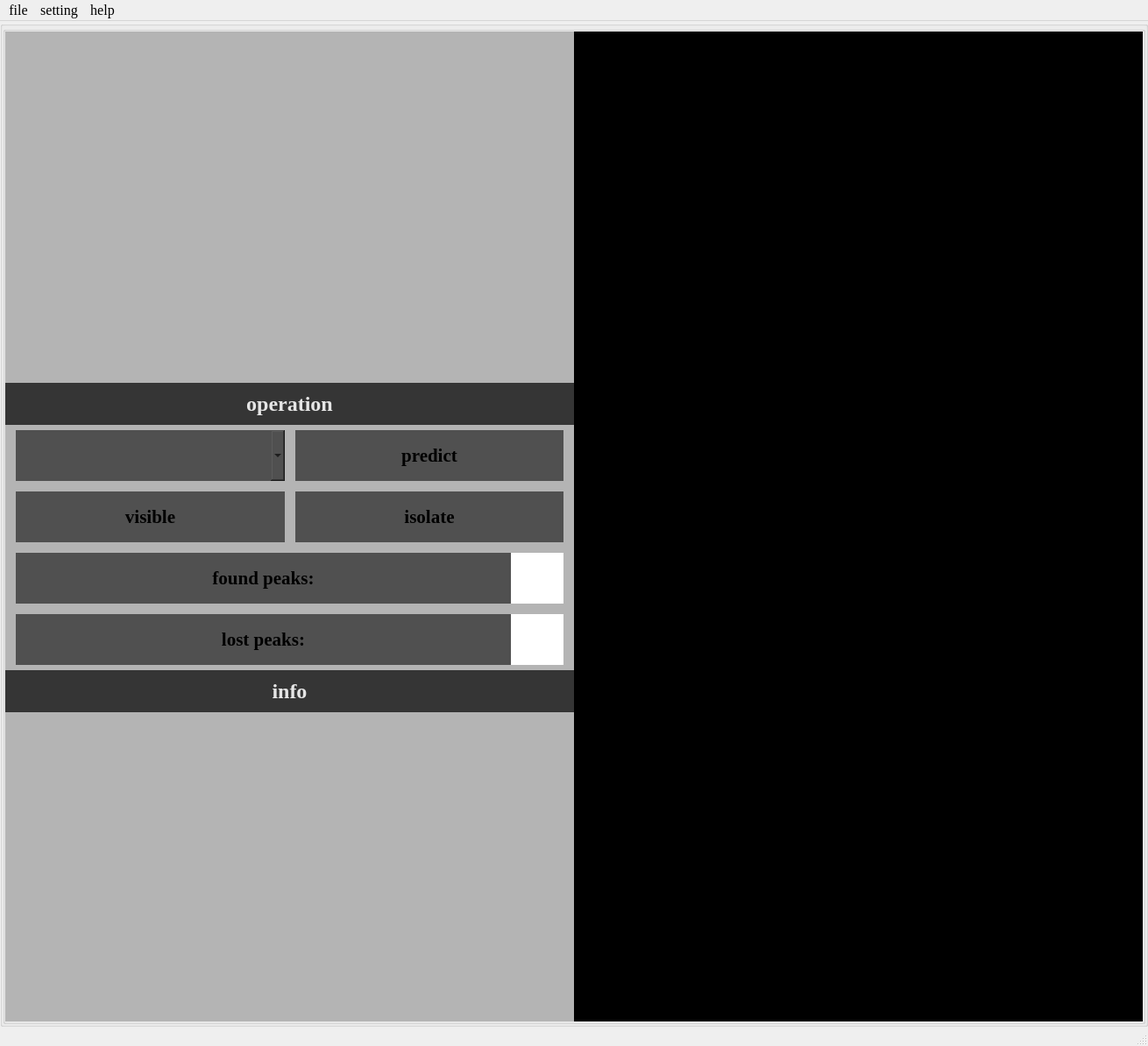
<?xml version="1.0" encoding="UTF-8"?>
<ui version="4.0">
 <class>MainWindow</class>
 <widget class="QMainWindow" name="MainWindow">
  <property name="geometry">
   <rect>
    <x>0</x>
    <y>0</y>
    <width>1310</width>
    <height>1194</height>
   </rect>
  </property>
  <property name="sizePolicy">
   <sizepolicy hsizetype="Expanding" vsizetype="Expanding">
    <horstretch>0</horstretch>
    <verstretch>0</verstretch>
   </sizepolicy>
  </property>
  <property name="windowTitle">
   <string>MainWindow</string>
  </property>
  <widget class="QWidget" name="centralwidget">
   <property name="sizePolicy">
    <sizepolicy hsizetype="Expanding" vsizetype="Expanding">
     <horstretch>0</horstretch>
     <verstretch>0</verstretch>
    </sizepolicy>
   </property>
   <layout class="QHBoxLayout" name="horizontalLayout_4">
    <property name="spacing">
     <number>0</number>
    </property>
    <property name="leftMargin">
     <number>0</number>
    </property>
    <property name="topMargin">
     <number>0</number>
    </property>
    <property name="rightMargin">
     <number>0</number>
    </property>
    <property name="bottomMargin">
     <number>0</number>
    </property>
    <item>
     <widget class="QGroupBox" name="widget">
      <property name="sizePolicy">
       <sizepolicy hsizetype="Expanding" vsizetype="Expanding">
        <horstretch>1</horstretch>
        <verstretch>0</verstretch>
       </sizepolicy>
      </property>
      <property name="title">
       <string/>
      </property>
      <layout class="QHBoxLayout" name="horizontalLayout_3">
       <property name="spacing">
        <number>0</number>
       </property>
       <property name="leftMargin">
        <number>0</number>
       </property>
       <property name="topMargin">
        <number>0</number>
       </property>
       <property name="rightMargin">
        <number>0</number>
       </property>
       <property name="bottomMargin">
        <number>0</number>
       </property>
       <item>
        <widget class="QGroupBox" name="groupBox_5">
         <property name="title">
          <string/>
         </property>
         <layout class="QHBoxLayout" name="horizontalLayout_7">
          <property name="spacing">
           <number>0</number>
          </property>
          <property name="leftMargin">
           <number>0</number>
          </property>
          <property name="topMargin">
           <number>0</number>
          </property>
          <property name="rightMargin">
           <number>0</number>
          </property>
          <property name="bottomMargin">
           <number>0</number>
          </property>
          <item>
           <widget class="QGroupBox" name="groupBox_2">
            <property name="sizePolicy">
             <sizepolicy hsizetype="Expanding" vsizetype="Expanding">
              <horstretch>0</horstretch>
              <verstretch>0</verstretch>
             </sizepolicy>
            </property>
            <property name="maximumSize">
             <size>
              <width>160000</width>
              <height>16777215</height>
             </size>
            </property>
            <property name="mouseTracking">
             <bool>true</bool>
            </property>
            <property name="styleSheet">
             <string notr="true">background-color: rgb(180, 180, 180);
border-color: rgb(141, 141, 141);
border:none;</string>
            </property>
            <property name="title">
             <string/>
            </property>
            <property name="flat">
             <bool>true</bool>
            </property>
            <property name="checkable">
             <bool>false</bool>
            </property>
            <layout class="QVBoxLayout" name="verticalLayout_3">
             <property name="spacing">
              <number>0</number>
             </property>
             <property name="sizeConstraint">
              <enum>QLayout::SetDefaultConstraint</enum>
             </property>
             <property name="leftMargin">
              <number>0</number>
             </property>
             <property name="topMargin">
              <number>0</number>
             </property>
             <property name="rightMargin">
              <number>0</number>
             </property>
             <property name="bottomMargin">
              <number>0</number>
             </property>
             <item>
              <widget class="QTreeView" name="working_tree">
               <property name="font">
                <font>
                 <family>Times New Roman</family>
                 <pointsize>9</pointsize>
                 <bold>true</bold>
                </font>
               </property>
               <property name="styleSheet">
                <string notr="true">QHeaderView::section { 
	background:rgb(180,180,180);
}

QTreeView {
	background:rgb(180,180,180);
	show-decoration-selected: 1;
}
QTreeView::item {
	background: transparent;
}
QTreeView::item:hover {
	background: transparent;
}
QTreeView::item:selected{
	background: #1E90FF;
}
QTreeView::branch {
	background: transparent;
}
QTreeView::branch:hover {
	background: transparent;
}
QTreeView::branch:selected {
	background: #1E90FF;
}
</string>
               </property>
               <property name="frameShape">
                <enum>QFrame::StyledPanel</enum>
               </property>
               <property name="frameShadow">
                <enum>QFrame::Raised</enum>
               </property>
               <property name="lineWidth">
                <number>2</number>
               </property>
               <property name="midLineWidth">
                <number>1</number>
               </property>
               <property name="headerHidden">
                <bool>false</bool>
               </property>
               <attribute name="headerVisible">
                <bool>true</bool>
               </attribute>
              </widget>
             </item>
             <item>
              <widget class="QLabel" name="label_4">
               <property name="sizePolicy">
                <sizepolicy hsizetype="Expanding" vsizetype="Expanding">
                 <horstretch>0</horstretch>
                 <verstretch>0</verstretch>
                </sizepolicy>
               </property>
               <property name="minimumSize">
                <size>
                 <width>0</width>
                 <height>48</height>
                </size>
               </property>
               <property name="maximumSize">
                <size>
                 <width>16777215</width>
                 <height>48</height>
                </size>
               </property>
               <property name="font">
                <font>
                 <family>Times New Roman</family>
                 <pointsize>18</pointsize>
                 <bold>true</bold>
                </font>
               </property>
               <property name="styleSheet">
                <string notr="true">background-color: rgb(53, 53, 53);
color: rgb(229, 229, 229);</string>
               </property>
               <property name="frameShape">
                <enum>QFrame::WinPanel</enum>
               </property>
               <property name="frameShadow">
                <enum>QFrame::Sunken</enum>
               </property>
               <property name="lineWidth">
                <number>0</number>
               </property>
               <property name="midLineWidth">
                <number>0</number>
               </property>
               <property name="text">
                <string>operation</string>
               </property>
               <property name="alignment">
                <set>Qt::AlignCenter</set>
               </property>
              </widget>
             </item>
             <item>
              <widget class="QGroupBox" name="groupBox_4">
               <property name="sizePolicy">
                <sizepolicy hsizetype="Expanding" vsizetype="Expanding">
                 <horstretch>0</horstretch>
                 <verstretch>0</verstretch>
                </sizepolicy>
               </property>
               <property name="minimumSize">
                <size>
                 <width>0</width>
                 <height>140</height>
                </size>
               </property>
               <property name="maximumSize">
                <size>
                 <width>160000</width>
                 <height>140</height>
                </size>
               </property>
               <property name="styleSheet">
                <string notr="true">borderbackground-color: rgb(180, 180, 180);

</string>
               </property>
               <property name="title">
                <string/>
               </property>
               <property name="flat">
                <bool>true</bool>
               </property>
               <layout class="QGridLayout" name="gridLayout">
                <property name="leftMargin">
                 <number>12</number>
                </property>
                <property name="topMargin">
                 <number>6</number>
                </property>
                <property name="rightMargin">
                 <number>12</number>
                </property>
                <property name="bottomMargin">
                 <number>6</number>
                </property>
                <property name="spacing">
                 <number>12</number>
                </property>
                <item row="2" column="1">
                 <widget class="QPushButton" name="isolate">
                  <property name="sizePolicy">
                   <sizepolicy hsizetype="Expanding" vsizetype="Expanding">
                    <horstretch>0</horstretch>
                    <verstretch>0</verstretch>
                   </sizepolicy>
                  </property>
                  <property name="maximumSize">
                   <size>
                    <width>16777215</width>
                    <height>120</height>
                   </size>
                  </property>
                  <property name="font">
                   <font>
                    <family>Times New Roman</family>
                    <pointsize>16</pointsize>
                    <bold>true</bold>
                   </font>
                  </property>
                  <property name="styleSheet">
                   <string notr="true">background-color: rgb(80, 80, 80);</string>
                  </property>
                  <property name="text">
                   <string>isolate</string>
                  </property>
                  <property name="flat">
                   <bool>false</bool>
                  </property>
                 </widget>
                </item>
                <item row="2" column="0">
                 <widget class="QPushButton" name="visual">
                  <property name="sizePolicy">
                   <sizepolicy hsizetype="Expanding" vsizetype="Expanding">
                    <horstretch>0</horstretch>
                    <verstretch>0</verstretch>
                   </sizepolicy>
                  </property>
                  <property name="maximumSize">
                   <size>
                    <width>16777215</width>
                    <height>120</height>
                   </size>
                  </property>
                  <property name="font">
                   <font>
                    <family>Times New Roman</family>
                    <pointsize>16</pointsize>
                    <bold>true</bold>
                   </font>
                  </property>
                  <property name="styleSheet">
                   <string notr="true">background-color: rgb(80, 80, 80);</string>
                  </property>
                  <property name="text">
                   <string>visible</string>
                  </property>
                  <property name="flat">
                   <bool>false</bool>
                  </property>
                 </widget>
                </item>
                <item row="0" column="1">
                 <widget class="QPushButton" name="predict">
                  <property name="sizePolicy">
                   <sizepolicy hsizetype="Expanding" vsizetype="Expanding">
                    <horstretch>0</horstretch>
                    <verstretch>0</verstretch>
                   </sizepolicy>
                  </property>
                  <property name="maximumSize">
                   <size>
                    <width>16777215</width>
                    <height>120</height>
                   </size>
                  </property>
                  <property name="font">
                   <font>
                    <family>Times New Roman</family>
                    <pointsize>16</pointsize>
                    <bold>true</bold>
                   </font>
                  </property>
                  <property name="styleSheet">
                   <string notr="true">background-color: rgb(80, 80, 80);</string>
                  </property>
                  <property name="text">
                   <string>predict</string>
                  </property>
                  <property name="flat">
                   <bool>false</bool>
                  </property>
                 </widget>
                </item>
                <item row="0" column="0">
                 <widget class="QComboBox" name="model_select">
                  <property name="sizePolicy">
                   <sizepolicy hsizetype="Expanding" vsizetype="Expanding">
                    <horstretch>0</horstretch>
                    <verstretch>0</verstretch>
                   </sizepolicy>
                  </property>
                  <property name="styleSheet">
                   <string notr="true">background-color: rgb(80, 80, 80);
font: 75 italic 16pt &quot;Times New Roman&quot;;
font: 75 16pt &quot;Times New Roman&quot;;</string>
                  </property>
                  <property name="currentIndex">
                   <number>-1</number>
                  </property>
                  <property name="sizeAdjustPolicy">
                   <enum>QComboBox::AdjustToContents</enum>
                  </property>
                 </widget>
                </item>
               </layout>
              </widget>
             </item>
             <item>
              <widget class="QGroupBox" name="groupBox">
               <property name="sizePolicy">
                <sizepolicy hsizetype="Expanding" vsizetype="Expanding">
                 <horstretch>0</horstretch>
                 <verstretch>0</verstretch>
                </sizepolicy>
               </property>
               <property name="minimumSize">
                <size>
                 <width>0</width>
                 <height>140</height>
                </size>
               </property>
               <property name="maximumSize">
                <size>
                 <width>16777215</width>
                 <height>140</height>
                </size>
               </property>
               <property name="styleSheet">
                <string notr="true">background-color: rgb(180, 180, 180);
border-color: rgb(180, 180, 180);</string>
               </property>
               <property name="title">
                <string/>
               </property>
               <property name="flat">
                <bool>true</bool>
               </property>
               <layout class="QVBoxLayout" name="verticalLayout_2">
                <property name="spacing">
                 <number>12</number>
                </property>
                <property name="leftMargin">
                 <number>12</number>
                </property>
                <property name="topMargin">
                 <number>6</number>
                </property>
                <property name="rightMargin">
                 <number>12</number>
                </property>
                <property name="bottomMargin">
                 <number>6</number>
                </property>
                <item>
                 <widget class="QGroupBox" name="find_box">
                  <property name="styleSheet">
                   <string notr="true">background-color: rgb(141, 141, 141);
border-color: rgb(141, 141, 141);</string>
                  </property>
                  <property name="title">
                   <string/>
                  </property>
                  <property name="flat">
                   <bool>true</bool>
                  </property>
                  <layout class="QHBoxLayout" name="horizontalLayout">
                   <property name="spacing">
                    <number>0</number>
                   </property>
                   <property name="leftMargin">
                    <number>0</number>
                   </property>
                   <property name="topMargin">
                    <number>0</number>
                   </property>
                   <property name="rightMargin">
                    <number>0</number>
                   </property>
                   <property name="bottomMargin">
                    <number>0</number>
                   </property>
                   <item>
                    <widget class="QLabel" name="label">
                     <property name="sizePolicy">
                      <sizepolicy hsizetype="Expanding" vsizetype="Expanding">
                       <horstretch>0</horstretch>
                       <verstretch>0</verstretch>
                      </sizepolicy>
                     </property>
                     <property name="font">
                      <font>
                       <family>Times New Roman</family>
                       <pointsize>16</pointsize>
                       <bold>true</bold>
                      </font>
                     </property>
                     <property name="styleSheet">
                      <string notr="true">background-color: rgb(80, 80, 80);</string>
                     </property>
                     <property name="frameShadow">
                      <enum>QFrame::Sunken</enum>
                     </property>
                     <property name="text">
                      <string>found peaks:</string>
                     </property>
                     <property name="alignment">
                      <set>Qt::AlignCenter</set>
                     </property>
                    </widget>
                   </item>
                   <item>
                    <widget class="QTextEdit" name="find_edit">
                     <property name="maximumSize">
                      <size>
                       <width>60</width>
                       <height>160000</height>
                      </size>
                     </property>
                     <property name="styleSheet">
                      <string notr="true">background-color: rgb(255, 255, 255);</string>
                     </property>
                    </widget>
                   </item>
                  </layout>
                 </widget>
                </item>
                <item>
                 <widget class="QGroupBox" name="loss_box">
                  <property name="styleSheet">
                   <string notr="true">background-color: rgb(141, 141, 141);
border-color: rgb(141, 141, 141);</string>
                  </property>
                  <property name="title">
                   <string/>
                  </property>
                  <property name="flat">
                   <bool>true</bool>
                  </property>
                  <layout class="QHBoxLayout" name="horizontalLayout_2">
                   <property name="spacing">
                    <number>0</number>
                   </property>
                   <property name="leftMargin">
                    <number>0</number>
                   </property>
                   <property name="topMargin">
                    <number>0</number>
                   </property>
                   <property name="rightMargin">
                    <number>0</number>
                   </property>
                   <property name="bottomMargin">
                    <number>0</number>
                   </property>
                   <item>
                    <widget class="QLabel" name="label_2">
                     <property name="sizePolicy">
                      <sizepolicy hsizetype="Expanding" vsizetype="Expanding">
                       <horstretch>0</horstretch>
                       <verstretch>0</verstretch>
                      </sizepolicy>
                     </property>
                     <property name="font">
                      <font>
                       <family>Times New Roman</family>
                       <pointsize>16</pointsize>
                       <bold>true</bold>
                      </font>
                     </property>
                     <property name="styleSheet">
                      <string notr="true">background-color: rgb(80, 80, 80);</string>
                     </property>
                     <property name="frameShadow">
                      <enum>QFrame::Sunken</enum>
                     </property>
                     <property name="text">
                      <string>lost peaks:</string>
                     </property>
                     <property name="alignment">
                      <set>Qt::AlignCenter</set>
                     </property>
                    </widget>
                   </item>
                   <item>
                    <widget class="QTextEdit" name="loss_edit">
                     <property name="maximumSize">
                      <size>
                       <width>60</width>
                       <height>16000</height>
                      </size>
                     </property>
                     <property name="styleSheet">
                      <string notr="true">background-color: rgb(255, 255, 255);</string>
                     </property>
                    </widget>
                   </item>
                  </layout>
                 </widget>
                </item>
               </layout>
              </widget>
             </item>
             <item>
              <widget class="QGroupBox" name="groupBox_3">
               <property name="font">
                <font>
                 <family>Times New Roman</family>
                 <pointsize>18</pointsize>
                 <bold>true</bold>
                </font>
               </property>
               <property name="styleSheet">
                <string notr="true">background-color: rgb(141, 141, 141);
border-color: rgb(141, 141, 141);</string>
               </property>
               <property name="title">
                <string/>
               </property>
               <property name="alignment">
                <set>Qt::AlignCenter</set>
               </property>
               <property name="flat">
                <bool>true</bool>
               </property>
               <layout class="QVBoxLayout" name="verticalLayout_4">
                <property name="spacing">
                 <number>0</number>
                </property>
                <property name="leftMargin">
                 <number>0</number>
                </property>
                <property name="topMargin">
                 <number>0</number>
                </property>
                <property name="rightMargin">
                 <number>0</number>
                </property>
                <property name="bottomMargin">
                 <number>0</number>
                </property>
                <item>
                 <widget class="QLabel" name="label_3">
                  <property name="sizePolicy">
                   <sizepolicy hsizetype="Expanding" vsizetype="Expanding">
                    <horstretch>0</horstretch>
                    <verstretch>0</verstretch>
                   </sizepolicy>
                  </property>
                  <property name="minimumSize">
                   <size>
                    <width>0</width>
                    <height>48</height>
                   </size>
                  </property>
                  <property name="maximumSize">
                   <size>
                    <width>16777215</width>
                    <height>48</height>
                   </size>
                  </property>
                  <property name="font">
                   <font>
                    <family>Times New Roman</family>
                    <pointsize>18</pointsize>
                    <bold>true</bold>
                   </font>
                  </property>
                  <property name="styleSheet">
                   <string notr="true">background-color: rgb(53, 53, 53);
color: rgb(229, 229, 229);</string>
                  </property>
                  <property name="frameShape">
                   <enum>QFrame::Box</enum>
                  </property>
                  <property name="frameShadow">
                   <enum>QFrame::Raised</enum>
                  </property>
                  <property name="lineWidth">
                   <number>0</number>
                  </property>
                  <property name="midLineWidth">
                   <number>0</number>
                  </property>
                  <property name="text">
                   <string>info</string>
                  </property>
                  <property name="alignment">
                   <set>Qt::AlignCenter</set>
                  </property>
                 </widget>
                </item>
                <item>
                 <widget class="QPlainTextEdit" name="plainTextEdit">
                  <property name="font">
                   <font>
                    <family>Times New Roman</family>
                    <pointsize>9</pointsize>
                    <bold>true</bold>
                   </font>
                  </property>
                  <property name="styleSheet">
                   <string notr="true">background-color: rgb(180, 180, 180);</string>
                  </property>
                  <property name="frameShape">
                   <enum>QFrame::Box</enum>
                  </property>
                  <property name="frameShadow">
                   <enum>QFrame::Raised</enum>
                  </property>
                  <property name="lineWidth">
                   <number>0</number>
                  </property>
                 </widget>
                </item>
               </layout>
              </widget>
             </item>
            </layout>
           </widget>
          </item>
          <item>
           <widget class="QGraphicsView" name="main_widget">
            <property name="styleSheet">
             <string notr="true">background-color: rgb(0, 0, 0);
color: rgb(255, 255, 255);</string>
            </property>
           </widget>
          </item>
         </layout>
        </widget>
       </item>
      </layout>
     </widget>
    </item>
   </layout>
  </widget>
  <widget class="QStatusBar" name="statusbar">
   <property name="sizePolicy">
    <sizepolicy hsizetype="Expanding" vsizetype="Expanding">
     <horstretch>0</horstretch>
     <verstretch>0</verstretch>
    </sizepolicy>
   </property>
  </widget>
  <widget class="QMenuBar" name="menubar">
   <property name="geometry">
    <rect>
     <x>0</x>
     <y>0</y>
     <width>1310</width>
     <height>24</height>
    </rect>
   </property>
   <property name="sizePolicy">
    <sizepolicy hsizetype="Expanding" vsizetype="Expanding">
     <horstretch>0</horstretch>
     <verstretch>0</verstretch>
    </sizepolicy>
   </property>
   <property name="font">
    <font>
     <family>Times New Roman</family>
     <pointsize>12</pointsize>
    </font>
   </property>
   <widget class="QMenu" name="menufile">
    <property name="font">
     <font>
      <family>Times New Roman</family>
      <pointsize>12</pointsize>
     </font>
    </property>
    <property name="title">
     <string>file</string>
    </property>
    <widget class="QMenu" name="menuimport_file">
     <property name="font">
      <font>
       <family>Times New Roman</family>
       <pointsize>12</pointsize>
       <bold>true</bold>
      </font>
     </property>
     <property name="title">
      <string>import</string>
     </property>
     <addaction name="QFile"/>
     <addaction name="QFolder"/>
    </widget>
    <addaction name="menuimport_file"/>
    <addaction name="QSave"/>
    <addaction name="QQuit"/>
   </widget>
   <widget class="QMenu" name="menusetting">
    <property name="font">
     <font>
      <family>Times New Roman</family>
      <pointsize>12</pointsize>
      <bold>true</bold>
     </font>
    </property>
    <property name="title">
     <string>setting</string>
    </property>
   </widget>
   <widget class="QMenu" name="menuhelp">
    <property name="font">
     <font>
      <family>Times New Roman</family>
      <pointsize>12</pointsize>
      <bold>true</bold>
     </font>
    </property>
    <property name="title">
     <string>help</string>
    </property>
   </widget>
   <addaction name="menufile"/>
   <addaction name="menusetting"/>
   <addaction name="menuhelp"/>
  </widget>
  <action name="QSave">
   <property name="text">
    <string>save</string>
   </property>
   <property name="font">
    <font>
     <family>Times New Roman</family>
     <pointsize>12</pointsize>
     <bold>true</bold>
    </font>
   </property>
  </action>
  <action name="QQuit">
   <property name="text">
    <string>quit</string>
   </property>
   <property name="font">
    <font>
     <family>Times New Roman</family>
     <pointsize>12</pointsize>
     <bold>true</bold>
    </font>
   </property>
  </action>
  <action name="QFile">
   <property name="text">
    <string>file</string>
   </property>
  </action>
  <action name="QFolder">
   <property name="text">
    <string>folder</string>
   </property>
  </action>
 </widget>
 <resources/>
 <connections/>
</ui>
